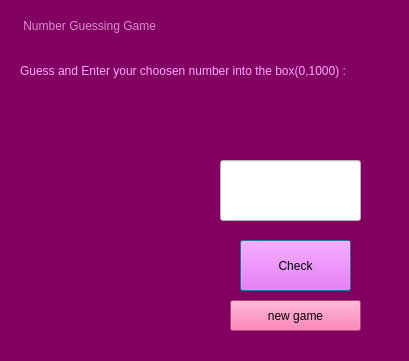
<?xml version="1.0" encoding="UTF-8"?>
<ui version="4.0">
 <class>Dialog</class>
 <widget class="QDialog" name="Dialog">
  <property name="geometry">
   <rect>
    <x>0</x>
    <y>0</y>
    <width>409</width>
    <height>361</height>
   </rect>
  </property>
  <property name="windowTitle">
   <string>Game</string>
  </property>
  <property name="styleSheet">
   <string notr="true">background-color: rgb(130, 0, 98);</string>
  </property>
  <widget class="QLabel" name="label">
   <property name="geometry">
    <rect>
     <x>20</x>
     <y>0</y>
     <width>371</width>
     <height>51</height>
    </rect>
   </property>
   <property name="styleSheet">
    <string notr="true">font: 700 20pt &quot;Segoe UI&quot;;
font: 800 18pt &quot;Rockwell Extra Bold&quot;;
color: rgb(216, 144, 199);</string>
   </property>
   <property name="text">
    <string> Number Guessing Game</string>
   </property>
  </widget>
  <widget class="QLabel" name="label_2">
   <property name="geometry">
    <rect>
     <x>20</x>
     <y>40</y>
     <width>371</width>
     <height>61</height>
    </rect>
   </property>
   <property name="styleSheet">
    <string notr="true">font: 700 10pt &quot;Segoe UI&quot;;
color: rgb(255, 170, 255);</string>
   </property>
   <property name="text">
    <string>Guess and Enter your choosen number into the box(0,1000) :</string>
   </property>
  </widget>
  <widget class="QPushButton" name="checkbtn">
   <property name="geometry">
    <rect>
     <x>240</x>
     <y>240</y>
     <width>111</width>
     <height>51</height>
    </rect>
   </property>
   <property name="styleSheet">
    <string notr="true">background-color: rgb(255, 85, 255);
font: 800 12pt &quot;Rockwell Extra Bold&quot;;</string>
   </property>
   <property name="text">
    <string>Check</string>
   </property>
  </widget>
  <widget class="QLabel" name="label_3">
   <property name="geometry">
    <rect>
     <x>10</x>
     <y>150</y>
     <width>191</width>
     <height>181</height>
    </rect>
   </property>
   <property name="whatsThis">
    <string>&lt;html&gt;&lt;head/&gt;&lt;body&gt;&lt;p&gt;&lt;br/&gt;&lt;/p&gt;&lt;/body&gt;&lt;/html&gt;</string>
   </property>
   <property name="styleSheet">
    <string notr="true">image: url(:/newprefix/1.png);
</string>
   </property>
   <property name="text">
    <string/>
   </property>
  </widget>
  <widget class="QLineEdit" name="textEdit">
   <property name="geometry">
    <rect>
     <x>220</x>
     <y>160</y>
     <width>141</width>
     <height>61</height>
    </rect>
   </property>
   <property name="styleSheet">
    <string notr="true">background-color: rgb(255, 255, 255);
font: 800 20pt &quot;Rockwell Extra Bold&quot;;
color: rgb(255, 28, 126);</string>
   </property>
  </widget>
  <widget class="QLabel" name="label_4">
   <property name="geometry">
    <rect>
     <x>290</x>
     <y>350</y>
     <width>331</width>
     <height>61</height>
    </rect>
   </property>
   <property name="styleSheet">
    <string notr="true">font: 700 10pt &quot;Segoe UI&quot;;
color: rgb(255, 170, 255);</string>
   </property>
   <property name="text">
    <string>Guess and Enter your choosen number into the box(0,1000) :</string>
   </property>
  </widget>
  <widget class="QLabel" name="result1">
   <property name="geometry">
    <rect>
     <x>30</x>
     <y>80</y>
     <width>331</width>
     <height>61</height>
    </rect>
   </property>
   <property name="styleSheet">
    <string notr="true">color: rgb(255, 255, 255);
font: 800 12pt &quot;Rockwell Extra Bold&quot;;
</string>
   </property>
   <property name="text">
    <string/>
   </property>
  </widget>
  <widget class="QPushButton" name="newgame">
   <property name="geometry">
    <rect>
     <x>230</x>
     <y>300</y>
     <width>131</width>
     <height>31</height>
    </rect>
   </property>
   <property name="styleSheet">
    <string notr="true">background-color: rgb(255, 92, 163);
font: 800 12pt &quot;Rockwell Extra Bold&quot;;</string>
   </property>
   <property name="text">
    <string>new game</string>
   </property>
  </widget>
 </widget>
 <resources>
  <include location="image.qrc"/>
 </resources>
 <connections/>
</ui>
